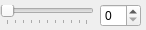
<ui version="4.0" >
 <class>DepthControl</class>
 <widget class="QWidget" name="DepthControl" >
  <property name="geometry" >
   <rect>
    <x>0</x>
    <y>0</y>
    <width>146</width>
    <height>30</height>
   </rect>
  </property>
  <property name="sizePolicy" >
   <sizepolicy vsizetype="Fixed" hsizetype="Expanding" >
    <horstretch>0</horstretch>
    <verstretch>0</verstretch>
   </sizepolicy>
  </property>
  <property name="minimumSize" >
   <size>
    <width>120</width>
    <height>15</height>
   </size>
  </property>
  <property name="baseSize" >
   <size>
    <width>0</width>
    <height>15</height>
   </size>
  </property>
  <property name="windowTitle" >
   <string>depth</string>
  </property>
  <property name="toolTip" >
   <string>Move slider to change the rendered geometry depth </string>
  </property>
  <property name="whatsThis" >
   <string>Change the depth of rendered 3D view</string>
  </property>
  <widget class="QWidget" name="" >
   <property name="geometry" >
    <rect>
     <x>0</x>
     <y>2</y>
     <width>141</width>
     <height>27</height>
    </rect>
   </property>
   <layout class="QHBoxLayout" name="horizontalLayout" >
    <item>
     <widget class="QSlider" name="horizontalSlider" >
      <property name="orientation" >
       <enum>Qt::Horizontal</enum>
      </property>
      <property name="tickPosition" >
       <enum>QSlider::TicksBelow</enum>
      </property>
     </widget>
    </item>
    <item>
     <widget class="QSpinBox" name="doubleSpinBox" >
      <property name="maximumSize" >
       <size>
        <width>60</width>
        <height>16777215</height>
       </size>
      </property>
     </widget>
    </item>
   </layout>
  </widget>
 </widget>
 <resources/>
 <connections/>
</ui>
